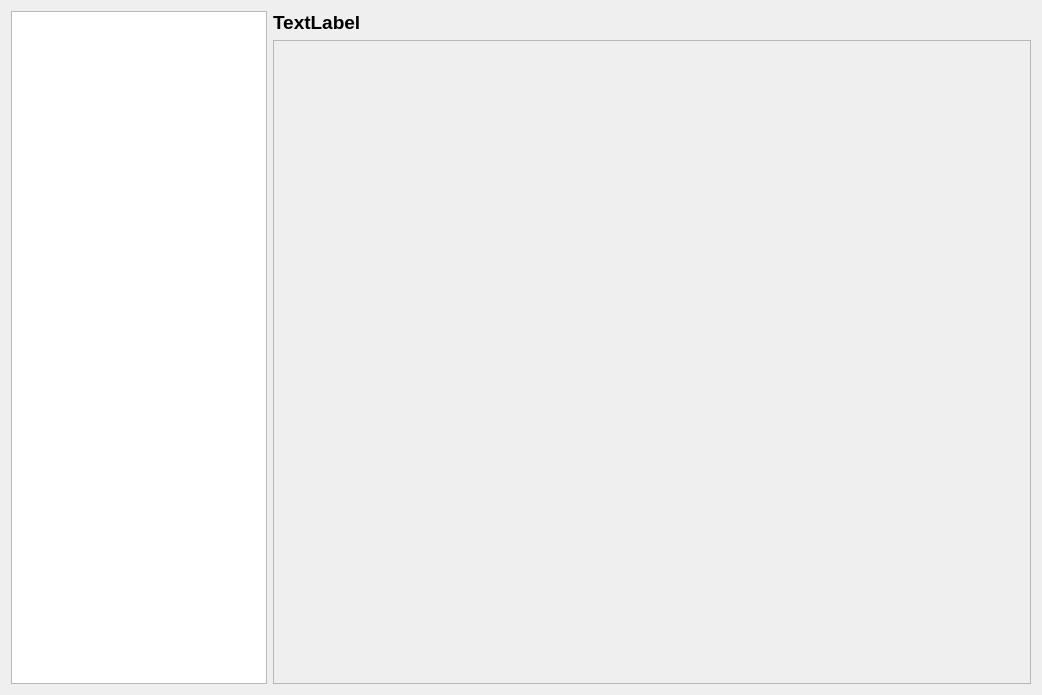
<?xml version="1.0" encoding="UTF-8"?>
<ui version="4.0">
 <class>OptionsWindow</class>
 <widget class="QWidget" name="OptionsWindow">
  <property name="geometry">
   <rect>
    <x>0</x>
    <y>0</y>
    <width>1042</width>
    <height>695</height>
   </rect>
  </property>
  <property name="windowTitle">
   <string>Options</string>
  </property>
  <layout class="QHBoxLayout" name="horizontalLayout">
   <item>
    <widget class="QListWidget" name="listOptions">
     <property name="sizePolicy">
      <sizepolicy hsizetype="Preferred" vsizetype="Expanding">
       <horstretch>0</horstretch>
       <verstretch>0</verstretch>
      </sizepolicy>
     </property>
     <property name="sortingEnabled">
      <bool>true</bool>
     </property>
    </widget>
   </item>
   <item>
    <layout class="QVBoxLayout" name="horizontalLayout_2">
     <item>
      <widget class="QLabel" name="labelOption">
       <property name="sizePolicy">
        <sizepolicy hsizetype="Expanding" vsizetype="Preferred">
         <horstretch>0</horstretch>
         <verstretch>0</verstretch>
        </sizepolicy>
       </property>
       <property name="font">
        <font>
         <pointsize>14</pointsize>
         <weight>75</weight>
         <bold>true</bold>
        </font>
       </property>
       <property name="text">
        <string>TextLabel</string>
       </property>
      </widget>
     </item>
     <item>
      <widget class="QScrollArea" name="scrollArea">
       <property name="focusPolicy">
        <enum>Qt::NoFocus</enum>
       </property>
       <property name="sizeAdjustPolicy">
        <enum>QAbstractScrollArea::AdjustToContents</enum>
       </property>
       <property name="widgetResizable">
        <bool>true</bool>
       </property>
       <widget class="QWidget" name="scrollAreaWidgetContents">
        <property name="geometry">
         <rect>
          <x>0</x>
          <y>0</y>
          <width>762</width>
          <height>641</height>
         </rect>
        </property>
        <layout class="QVBoxLayout" name="layoutWidgets">
         <property name="spacing">
          <number>0</number>
         </property>
         <property name="leftMargin">
          <number>0</number>
         </property>
         <property name="topMargin">
          <number>0</number>
         </property>
         <property name="rightMargin">
          <number>0</number>
         </property>
         <property name="bottomMargin">
          <number>0</number>
         </property>
        </layout>
       </widget>
      </widget>
     </item>
    </layout>
   </item>
  </layout>
 </widget>
 <resources/>
 <connections/>
</ui>
